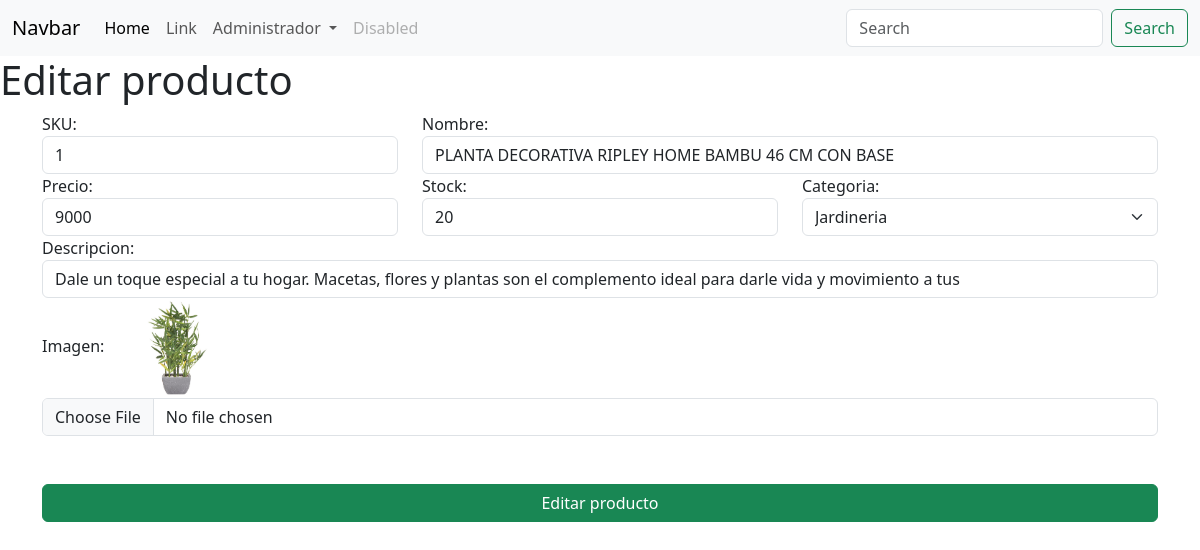
Page /editarProducto/1 on the earlier database version.
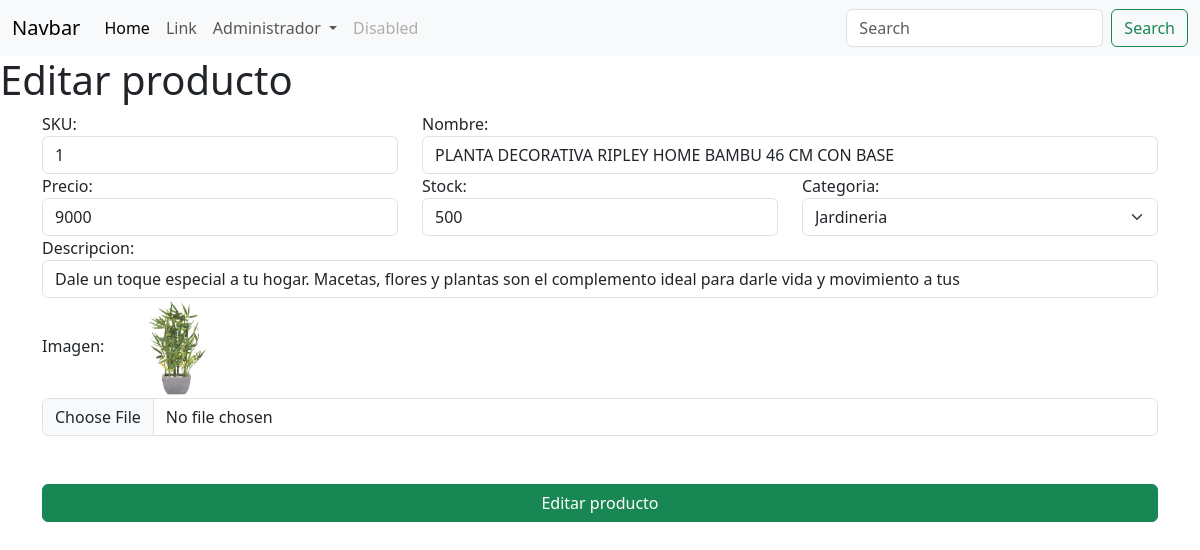
Same page on the later database version.
### apps/Tienda/models.py (models this page shows, shortened)
class Producto(models.Model):
    sku = models.CharField(primary_key=True,max_length=15)
    nombre = models.CharField(max_length=50)
    precio = models.IntegerField()
    stock = models.IntegerField()
    fecha = models.DateField(auto_now_add=True)
    descripcion = models.CharField(max_length=120)
    imagenUrl = models.ImageField(upload_to="imagenesProducto")
    categoriaId = models.ForeignKey(Categoria, on_delete=models.CASCADE)

class Categoria(models.Model):
    id_categoria = models.IntegerField(primary_key=True)
    nombre_categoria = models.CharField(max_length=22)

### apps/Tienda/views.py (the view)
# urls.py: path('editarProducto/<sku>',views.cargarEditarProducto),
def cargarEditarProducto(request,sku):
    prod = Producto.objects.get(sku = sku)
    categorias = Categoria.objects.all()
    return render(request,"editarProducto.html",{"prod":prod, "cate":categorias})

### apps/Tienda/templates/editarProducto.html (shortened to what this page needs)
{% extends './base.html' %}
{% block body %}
    <h1>Editar producto</h1>
    <div class="container">
        <form action="/editarProducto" method="POST" enctype="multipart/form-data">{% csrf_token %}
            <div class="row">
                <div class="col-md-4">
                    <label for="txtSku">SKU:</label>
                    <input readonly value="{{prod.sku}}" name="txtSku" id="txtSku" type="text" class="form-control">
                </div>
                <div class="col-md-8">
                    <label for="txtnombre">Nombre:</label>
                    <input value="{{prod.nombre}}" name="txtnombre" id="txtnombre" type="text" class="form-control">
                </div>
                <div class="col-md-4">
                    <label for="txtprecio">Precio:</label>
                    <input value="{{prod.precio}}" name="txtprecio" id="txtprecio" type="text" class="form-control">
                </div>
                <div class="col-md-4">
                    <label for="txtStock">Stock:</label>
                    <input value="{{prod.stock}}" name="txtStock" id="txtStock" type="text" class="form-control">
                </div>
                <div class="col-md-4">
                    <label for="cmbCategoria">Categoria:</label>
                    <select id="cmbCategoria" name="cmbCategoria" class="form-select" aria-label="Default select example">
                        {% for c in cate %}
                        <option value="{{c.id_categoria}}" {% if c.id_categoria == prod.categoriaId.id_categoria %} selected {% endif %} >{{c.nombre_categoria}}</option>
                        {% endfor %}
                      </select>
                </div>
                <div class="col-md-12">
                    <label for="txtDescripcion">Descripcion:</label>
                    <input value="{{prod.descripcion}}" name="txtDescripcion" id="txtDescripcion" type="text" class="form-control">
                </div>
                <div class="col-md-12">
                    <label for="txtImagen">Imagen:</label>
                    <img src="{{prod.imagenUrl.url}}" height="100" alt="">
                    <input name="txtImagen" id="txtImagen" type="file" class="form-control">
                </div>
            </div>
            <button class="btn btn-success mt-5 w-100">Editar producto</button>
        </form>
    </div>
    {% endblock %}

Differences in the rows shown:
changed Producto "PLANTA DECORATIVA RIPLEY HOME BAMBU 46 CM CON BASE": txtStock "20" → "500"
